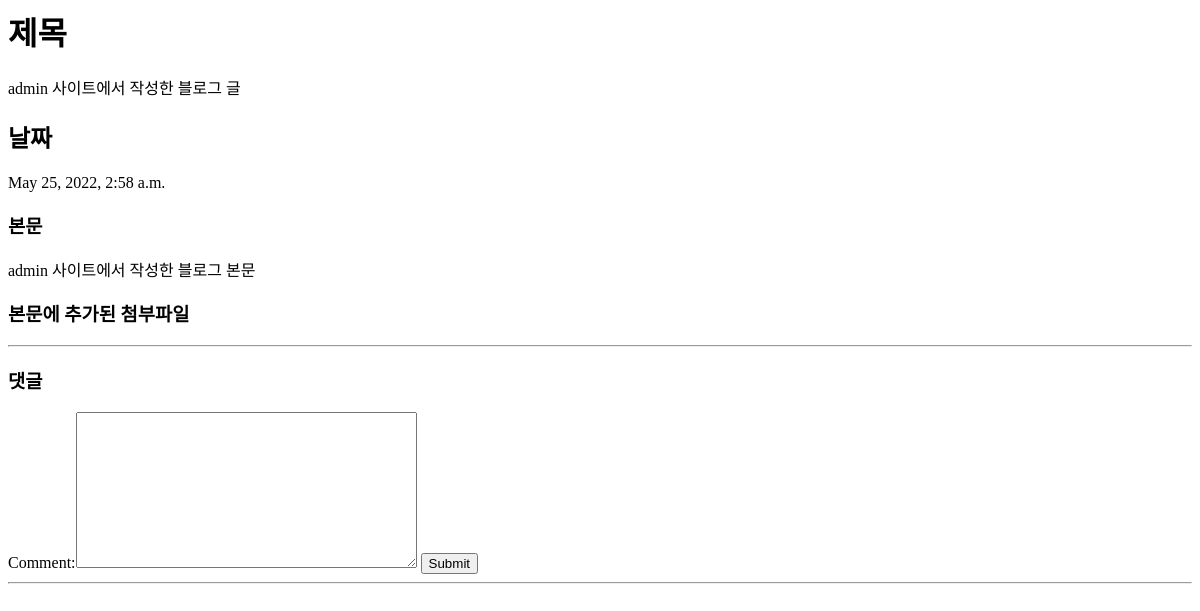
Page /detail/1 on the earlier database version.
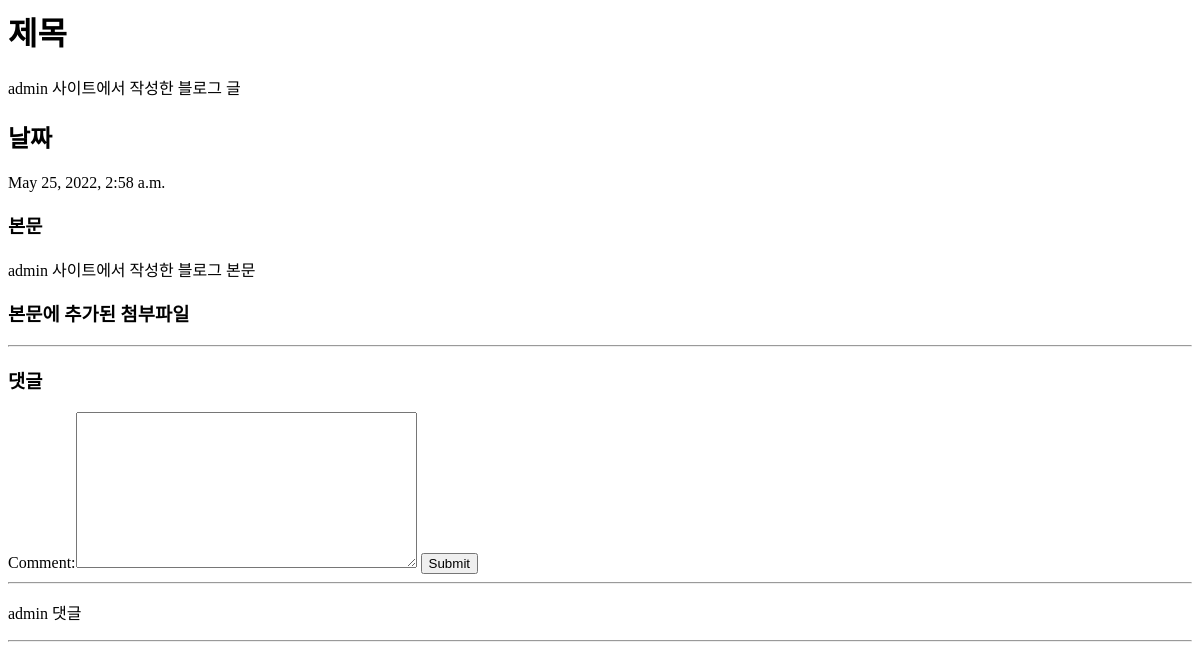
Same page on the later database version.
### blogapp/models.py (models this page shows)
class Comment(models.Model):
    comment = models.TextField(max_length=200)
    date = models.DateTimeField(auto_now_add=True)
    post = models.ForeignKey(Blog, on_delete=models.CASCADE)
    def __str__(self):
        return self.comment

### blogapp/views.py (the view)
# urls.py: path('detail/<int:blog_id>', views.detail, name='detail'),
def detail(request, blog_id):
    blog_detail = get_object_or_404(Blog, pk=blog_id)
    comment_form = CommentForm()
    return render(request, 'detail.html', {'blog_detail':blog_detail, 'comment_form':comment_form})

### blogapp/forms.py
class CommentForm(forms.ModelForm):
    class Meta:
        model = Comment
        fields = ['comment']

### blogapp/templates/detail.html (shortened to what this page needs)
<h1>제목</h1>
{{ blog_detail.title }}
<h2>날짜</h2>
{{ blog_detail.date }}
<h3>본문</h3>
{{ blog_detail.body }}
<h3>본문에 추가된 첨부파일</h3>
<hr>
<h3>댓글</h3>
<form method="Post" action="{% url 'create_comment' blog_detail.id %}">
    {{ comment_form }}
    <input type="submit">
<hr>
{% for comment in blog_detail.comment_set.all %}
<p>{{ comment }}</p>
<hr>
{% endfor %}

Differences in the rows shown:
added Comment: comment "admin 댓글"
